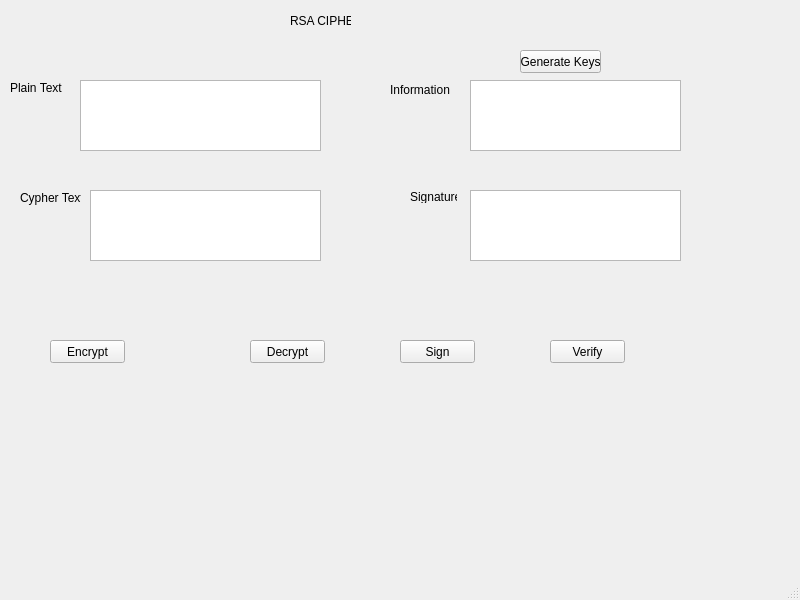
<?xml version="1.0" encoding="UTF-8"?>
<ui version="4.0">
 <class>MainWindow</class>
 <widget class="QMainWindow" name="MainWindow">
  <property name="geometry">
   <rect>
    <x>0</x>
    <y>0</y>
    <width>800</width>
    <height>600</height>
   </rect>
  </property>
  <property name="windowTitle">
   <string>MainWindow</string>
  </property>
  <widget class="QWidget" name="centralwidget">
   <widget class="QPushButton" name="bntGenerateKeys">
    <property name="geometry">
     <rect>
      <x>520</x>
      <y>50</y>
      <width>81</width>
      <height>23</height>
     </rect>
    </property>
    <property name="text">
     <string>Generate Keys</string>
    </property>
   </widget>
   <widget class="QPushButton" name="btnEncrypt">
    <property name="geometry">
     <rect>
      <x>50</x>
      <y>340</y>
      <width>75</width>
      <height>23</height>
     </rect>
    </property>
    <property name="text">
     <string>Encrypt</string>
    </property>
   </widget>
   <widget class="QPushButton" name="btnDecrypt">
    <property name="geometry">
     <rect>
      <x>250</x>
      <y>340</y>
      <width>75</width>
      <height>23</height>
     </rect>
    </property>
    <property name="text">
     <string>Decrypt</string>
    </property>
   </widget>
   <widget class="QPushButton" name="btnSign">
    <property name="geometry">
     <rect>
      <x>400</x>
      <y>340</y>
      <width>75</width>
      <height>23</height>
     </rect>
    </property>
    <property name="text">
     <string>Sign</string>
    </property>
   </widget>
   <widget class="QPushButton" name="btnVerify">
    <property name="geometry">
     <rect>
      <x>550</x>
      <y>340</y>
      <width>75</width>
      <height>23</height>
     </rect>
    </property>
    <property name="text">
     <string>Verify</string>
    </property>
   </widget>
   <widget class="QLabel" name="label">
    <property name="geometry">
     <rect>
      <x>290</x>
      <y>10</y>
      <width>61</width>
      <height>21</height>
     </rect>
    </property>
    <property name="text">
     <string>RSA CIPHER</string>
    </property>
   </widget>
   <widget class="QLabel" name="txtTrinhHuynhQuocLam">
    <property name="geometry">
     <rect>
      <x>10</x>
      <y>80</y>
      <width>61</width>
      <height>16</height>
     </rect>
    </property>
    <property name="text">
     <string>Plain Text</string>
    </property>
   </widget>
   <widget class="QLabel" name="txtEncrypt">
    <property name="geometry">
     <rect>
      <x>20</x>
      <y>190</y>
      <width>61</width>
      <height>16</height>
     </rect>
    </property>
    <property name="text">
     <string>Cypher Text</string>
    </property>
   </widget>
   <widget class="QLabel" name="txtHutech">
    <property name="geometry">
     <rect>
      <x>390</x>
      <y>80</y>
      <width>61</width>
      <height>20</height>
     </rect>
    </property>
    <property name="text">
     <string>Information</string>
    </property>
   </widget>
   <widget class="QLabel" name="txtSign">
    <property name="geometry">
     <rect>
      <x>410</x>
      <y>190</y>
      <width>47</width>
      <height>13</height>
     </rect>
    </property>
    <property name="text">
     <string>Signature</string>
    </property>
   </widget>
   <widget class="QTextEdit" name="txtplain">
    <property name="geometry">
     <rect>
      <x>80</x>
      <y>80</y>
      <width>241</width>
      <height>71</height>
     </rect>
    </property>
   </widget>
   <widget class="QTextEdit" name="txtcipher">
    <property name="geometry">
     <rect>
      <x>90</x>
      <y>190</y>
      <width>231</width>
      <height>71</height>
     </rect>
    </property>
   </widget>
   <widget class="QTextEdit" name="txtinfo">
    <property name="geometry">
     <rect>
      <x>470</x>
      <y>80</y>
      <width>211</width>
      <height>71</height>
     </rect>
    </property>
   </widget>
   <widget class="QTextEdit" name="txtsign">
    <property name="geometry">
     <rect>
      <x>470</x>
      <y>190</y>
      <width>211</width>
      <height>71</height>
     </rect>
    </property>
   </widget>
  </widget>
  <widget class="QMenuBar" name="menubar">
   <property name="geometry">
    <rect>
     <x>0</x>
     <y>0</y>
     <width>800</width>
     <height>21</height>
    </rect>
   </property>
  </widget>
  <widget class="QStatusBar" name="statusbar"/>
 </widget>
 <resources/>
 <connections/>
</ui>
